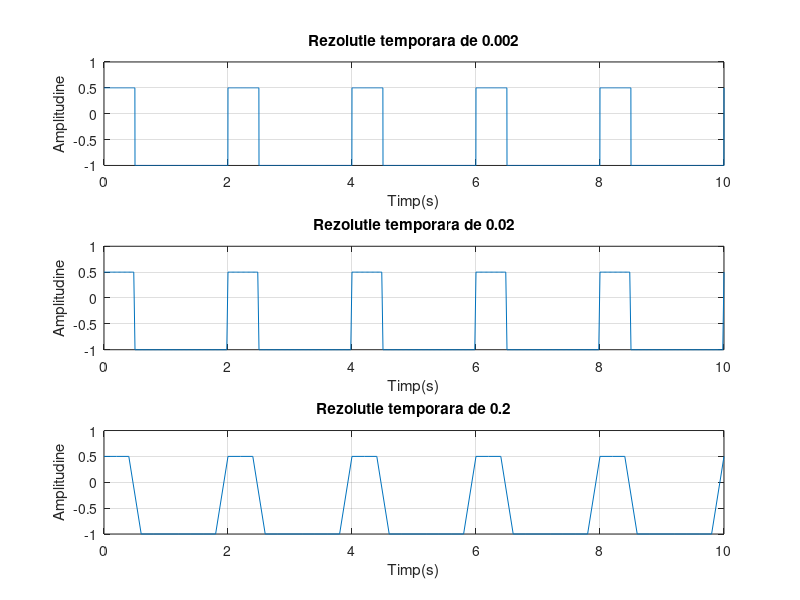

MATLAB code for this plot:
%TEMA 1 ex. 1

t1=0:0.002:10;
t2=0:0.02:10;
t3=0:0.2:10;

x1=-0.25+0.75*square(pi*t1,25); %functie ce genereaza semnalul dreptunghiular 
x2=-0.25+0.75*square(pi*t2,25); %functie ce genereaza semnalul dreptunghiular
x3=-0.25+0.75*square(pi*t3,25); %functie ce genereaza semnalul dreptunghiular

subplot(3,1,1)                  %functie ce imparte graficul in subgrafice
plot(t1,x1),grid,title('Rezolutie temporara de 0.002'),xlabel('Timp(s)'),ylabel('Amplitudine')



subplot(3,1,2)
plot(t2,x2),grid,title('Rezolutie temporara de 0.02'),xlabel('Timp(s)'),ylabel('Amplitudine')



subplot(3,1,3)
plot(t3,x3),grid,title('Rezolutie temporara de 0.2'),xlabel('Timp(s)'),ylabel('Amplitudine')

